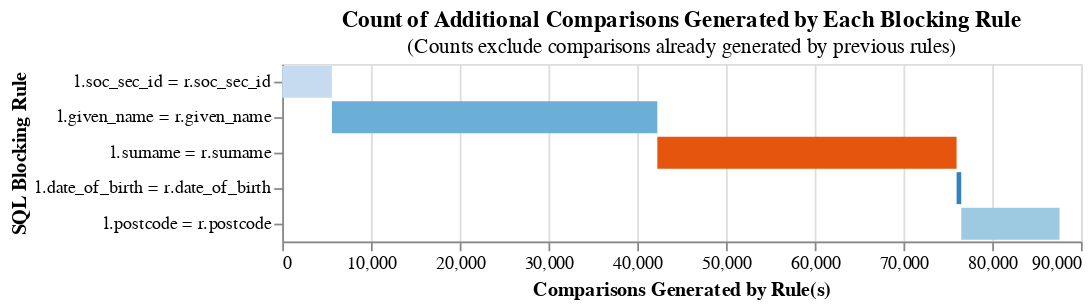

The notebook cell this image was saved under:
### Code cell
blocking_rules = [
        "l.soc_sec_id = r.soc_sec_id",
        "l.given_name = r.given_name",
        "l.surname = r.surname",
        "l.date_of_birth = r.date_of_birth",
        "l.postcode = r.postcode"
]
linker.cumulative_num_comparisons_from_blocking_rules_chart(blocking_rules)

### Figure 1 — Vega-Lite specification as saved in the notebook (floating-point values rounded to 4 significant figures)
{"$schema": "https://vega.github.io/schema/vega-lite/v5.9.3.json", "config": {"view": {"continuousHeight": 300, "continuousWidth": 300}}, "data": {"name": "data-a53edd133c2d1dc2e2a420ef104852db"}, "datasets": {"data-a53edd133c2d1dc2e2a420ef104852db": [{"cartesian": 12497500, "cumulative_rows": 5601, "reduction_ratio": "The rolling reduction ratio with your given blocking rule(s) is 0.999552. This represents the reduction in the total number of comparisons due to your rule(s).", "row_count": 5601, "rule": "l.soc_sec_id = r.soc_sec_id", "start": 0}, {"cartesian": 12497500, "cumulative_rows": 42265, "reduction_ratio": "The rolling reduction ratio with your given blocking rule(s) is 0.996618. This represents the reduction in the total number of comparisons due to your rule(s).", "row_count": 36664, "rule": "l.given_name = r.given_name", "start": 5601}, {"cartesian": 12497500, "cumulative_rows": 75984, "reduction_ratio": "The rolling reduction ratio with your given blocking rule(s) is 0.99392. This represents the reduction in the total number of comparisons due to your rule(s).", "row_count": 33719, "rule": "l.surname = r.surname", "start": 42265}, {"cartesian": 12497500, "cumulative_rows": 76509, "reduction_ratio": "The rolling reduction ratio with your given blocking rule(s) is 0.993878. This represents the reduction in the total number of comparisons due to your rule(s).", "row_count": 525, "rule": "l.date_of_birth = r.date_of_birth", "start": 75984}, {"cartesian": 12497500, "cumulative_rows": 87583, "reduction_ratio": "The rolling reduction ratio with your given blocking rule(s) is 0.992992. This represents the reduction in the total number of comparisons due to your rule(s).", "row_count": 11074, "rule": "l.postcode = r.postcode", "start": 76509}]}, "encoding": {"color": {"field": "rule", "legend": null, "scale": {"scheme": "category20c"}}, "order": {"field": "cumulative_rows"}, "tooltip": [{"field": "rule", "title": "SQL Condition", "type": "nominal"}, {"field": "row_count", "format": ",", "title": "Comparisons Generated", "type": "quantitative"}, {"field": "cumulative_rows", "format": ",", "title": "Cumulative Comparisons", "type": "quantitative"}, {"field": "cartesian", "format": ",", "title": "Cartesian Product of Input Data", "type": "quantitative"}, {"field": "reduction_ratio", "title": "Reduction Ratio (cumulative rows/cartesian product)", "type": "nominal"}], "x": {"field": "start", "title": "Comparisons Generated by Rule(s)", "type": "quantitative"}, "x2": {"field": "cumulative_rows"}, "y": {"field": "rule", "sort": ["-x2"], "title": "SQL Blocking Rule"}}, "height": {"step": 20}, "mark": "bar", "title": {"subtitle": "(Counts exclude comparisons already generated by previous rules)", "text": "Count of Additional Comparisons Generated by Each Blocking Rule"}, "width": 450}
